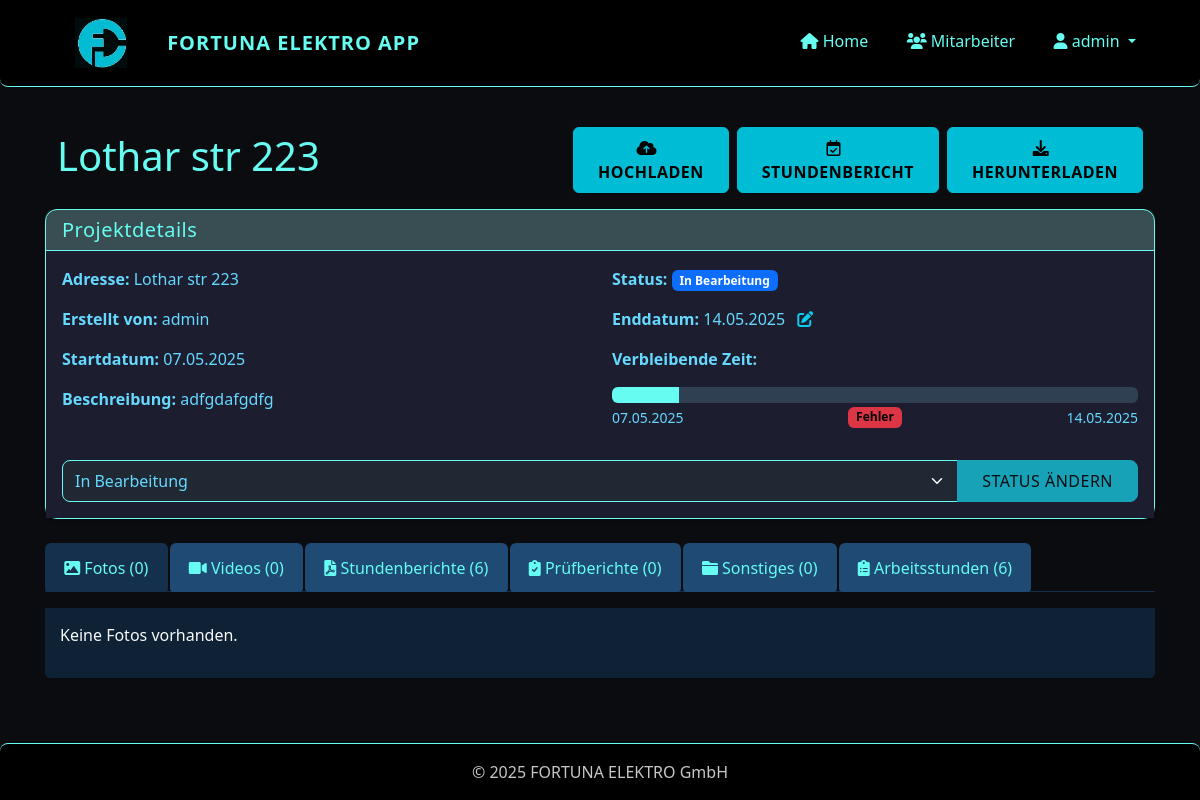
/project/1 (signed in), run on an earlier commit of the app's database.
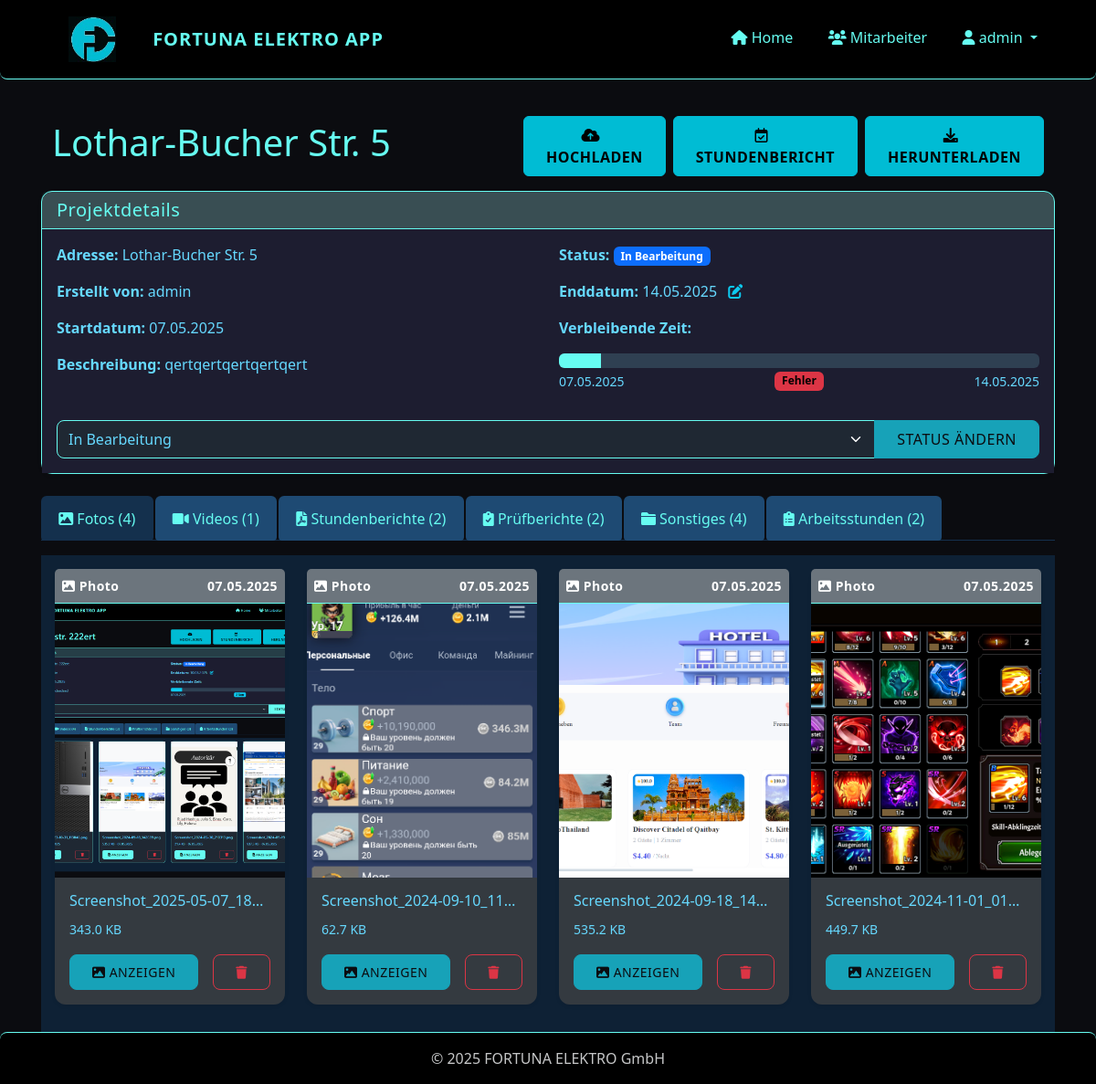
And on a later commit of the database.
### app/models/user.py (models this page shows, shortened)
class User(UserMixin, db.Model):
    id = db.Column(db.Integer, primary_key=True)
    username = db.Column(db.String(64), unique=True, nullable=False)
    password_hash = db.Column(db.String(128), nullable=False)
    role = db.Column(db.String(20), nullable=False, default='installateur')  # 'admin' oder 'installateur'
    is_active = db.Column(db.Boolean, default=True)
    created_at = db.Column(db.DateTime, default=datetime.utcnow)
    projects = db.relationship('Project', backref='creator', lazy='dynamic')
    files = db.relationship('File', backref='uploader', lazy='dynamic')
    timesheets = db.relationship('Timesheet', backref='employee', lazy='dynamic')
    def is_admin(self):
        return self.role == 'admin'

### app/models/project.py (models this page shows, shortened)
class Project(db.Model):
    id = db.Column(db.Integer, primary_key=True)
    name = db.Column(db.String(128), nullable=False)  # Adresse als Projektname
    description = db.Column(db.Text)
    start_date = db.Column(db.DateTime, default=datetime.utcnow)
    end_date = db.Column(db.DateTime)
    status = db.Column(db.String(20), default='in_bearbeitung')  # 'in_bearbeitung', 'abgeschlossen', 'archiviert'
    creator_id = db.Column(db.Integer, db.ForeignKey('user.id'))
    files = db.relationship('File', backref='project', lazy='dynamic', cascade='all, delete-orphan')
    timesheets = db.relationship('Timesheet', backref='project', lazy='dynamic', cascade='all, delete-orphan')
    def get_remaining_hours(self):
        if not self.end_date:
            return None
        now = datetime.now()
        time_diff = self.end_date - now
        if time_diff.total_seconds() <= 0:
            return 0
        total_hours = time_diff.total_seconds() / 3600
        return round(total_hours, 1)  # Auf eine Dezimalstelle runden
    def get_progress_percentage(self):
        if not self.end_date:
            return 0
        now = datetime.now()
        total_duration = (self.end_date - self.start_date).total_seconds()
        elapsed_time = (now - self.start_date).total_seconds()
        if elapsed_time >= total_duration:
            return 100
        progress = (elapsed_time / total_duration) * 100
        return round(progress, 1)  # Auf eine Dezimalstelle runden

### app/models/file.py (models this page shows, shortened)
class File(db.Model):
    id = db.Column(db.Integer, primary_key=True)
    filename = db.Column(db.String(128), nullable=False)
    original_filename = db.Column(db.String(128), nullable=False)
    file_type = db.Column(db.String(20), nullable=False)  # 'foto', 'video', 'stundenbericht', 'pruefbericht', 'sonstiges'
    file_path = db.Column(db.String(256), nullable=False)
    file_size = db.Column(db.Integer, nullable=False)
    upload_date = db.Column(db.DateTime, default=datetime.utcnow)
    project_id = db.Column(db.Integer, db.ForeignKey('project.id'), nullable=False)
    uploader_id = db.Column(db.Integer, db.ForeignKey('user.id'), nullable=False)

### app/routes/projects.py (the view)
@projects.route('/project/<int:project_id>')
@login_required
def view_project(project_id):
    project = Project.query.get_or_404(project_id)
    status_form = ProjectStatusForm(obj=project)
    photos = project.files.filter_by(file_type='foto').all()
    videos = project.files.filter_by(file_type='video').all()
    timesheets = project.files.filter_by(file_type='stundenbericht').all()
    reports = project.files.filter_by(file_type='pruefbericht').all()
    other_files = project.files.filter_by(file_type='sonstiges').all()
    timesheets_data = project.timesheets.order_by(Timesheet.date.desc()).all()
    status_form = ProjectStatusForm()
    status_form.status.data = project.status
    end_date_form = ProjectEndDateForm()
    if project.end_date:
        end_date_form.end_date.data = project.end_date
    return render_template(
        'projects/view.html',
        title=project.name,
        project=project,
        photos=photos,
        videos=videos,
        timesheets=timesheets,
        reports=reports,
        other_files=other_files,
        timesheets_data=timesheets_data,
        status_form=status_form,
        end_date_form=end_date_form,
        now=datetime.now(),
    )

### app/templates/projects/view.html (shortened to what this page needs)
{% extends "base.html" %}
{% block content %}
<link href="https://cdnjs.cloudflare.com/ajax/libs/font-awesome/6.0.0/css/all.min.css" rel="stylesheet">
<div class="container-fluid py-3">
  <div class="row align-items-center">
    <div class="col-12 col-md-6 mb-3 mb-md-0">
      <h1 style="color: var(--accent)">{{ project.name }}</h1>
    </div>
    <div class="col-12 col-md-6">
      <div class="d-flex flex-column flex-sm-row gap-2 justify-content-start justify-content-md-end">
        <a href="{{ url_for('files.upload_file', project_id=project.id) }}" class="btn btn-status-change">
          <i class="fas fa-cloud-upload-alt me-2"></i>
           HOCHLADEN
        </a>
        <a href="{{ url_for('timesheets.new_timesheet', project_id=project.id) }}" class="btn btn-status-change">
          <i class="far fa-calendar-check me-2"></i>
          STUNDENBERICHT
        </a>
        <a href="{{ url_for('files.download_project', project_id=project.id) }}" class="btn btn-status-change">
          <i class="fas fa-download me-2"></i>
           HERUNTERLADEN
        </a>
      </div>
    </div>
  </div>
</div>
<div class="card mb-4 shadow-sm">
    <div class="card-header">
        <h5 class="mb-0">Projektdetails</h5>
    </div>
    <div class="card-body" style="background-color:  #1d1d30;">
        <div class="row">
            <div class="col-md-6">
                <p><strong>Adresse:</strong> {{ project.name }}</p>
                <p><strong>Erstellt von:</strong> {{ project.creator.username }}</p>
                <p><strong>Startdatum:</strong> {{ project.start_date.strftime('%d.%m.%Y') }}</p>
                <p><strong>Beschreibung:</strong> {{ project.description or 'Keine Beschreibung' }}</p>
            </div>
            <div class="col-md-6">
                <p><strong>Status:</strong>
                    {% if project.status == 'in_bearbeitung' %}
                        <span class="badge bg-primary">In Bearbeitung</span>
                    {% elif project.status == 'archiviert' %}
                        <span class="badge bg-secondary">Archiviert</span>
                    {% endif %}
                </p>
                {% if project.end_date %}
                <p>
                    <strong>Enddatum:</strong> {{ project.end_date.strftime('%d.%m.%Y') }}
                    <a href="#" data-bs-toggle="modal" data-bs-target="#changeEndDateModal_{{ project.id }}" title="Enddatum ändern" class="text-info">
                        <i class="fas fa-edit ms-2"></i>
                    </a>
                </p>
                <div class="countdown-container mt-2 mb-3">
                    <p><strong>Verbleibende Zeit:</strong></p>
                    <div class="progress" style="height: 16px; background-color: #2f4052;">
                        <div class="progress-bar" id="project-progress-bar" role="progressbar"
                            style="background-color: var(--accent); width: {{ project.get_progress_percentage() }}%;"
                            aria-valuenow="{{ project.get_progress_percentage() }}" aria-valuemin="0" aria-valuemax="100"></div>
                    </div>
                    <div class="d-flex justify-content-between mt-1">
                        <small class="text-muted">{{ project.start_date.strftime('%d.%m.%Y') }}</small>
                        <span id="countdown-timer" class="badge"  style="color: #000 !important; font-weight: bold;">
                        </span>
                        <small class="text-muted">{{ project.end_date.strftime('%d.%m.%Y') }}</small>
                    </div>
                </div>
                {% endif %}
            </div>
        </div>
        <div class="mt-3">
            <form method="POST" action="{{ url_for('projects.update_status', project_id=project.id) }}">
                <div class="input-group">
                    {{ status_form.status(class="form-select") }}
                    <button type="submit" class="btn btn-primary">Status ändern</button>
                </div>
            </form>
        </div>
    </div>
</div>
<ul class="nav nav-tabs mb-3" id="projectTabs" role="tablist">
    <li class="nav-item" role="presentation">
        <button class="nav-link active" id="photos-tab" data-bs-toggle="tab" data-bs-target="#photos" type="button" role="tab">
            <i class="fas fa-image"></i> Fotos ({{ photos|length }})
        </button>
    </li>
    <li class="nav-item" role="presentation">
        <button class="nav-link" id="videos-tab" data-bs-toggle="tab" data-bs-target="#videos" type="button" role="tab">
            <i class="fas fa-video"></i> Videos ({{ videos|length }})
        </button>
    </li>
    <li class="nav-item" role="presentation">
        <button class="nav-link" id="timesheets-tab" data-bs-toggle="tab" data-bs-target="#timesheets" type="button" role="tab">
            <i class="fas fa-file-pdf"></i> Stundenberichte ({{ timesheets|length }})
        </button>
    </li>
    <li class="nav-item" role="presentation">
        <button class="nav-link" id="reports-tab" data-bs-toggle="tab" data-bs-target="#reports" type="button" role="tab">
            <i class="fas fa-clipboard-check"></i> Prüfberichte ({{ reports|length }})
        </button>
    </li>
    <li class="nav-item" role="presentation">
        <button class="nav-link" id="other-tab" data-bs-toggle="tab" data-bs-target="#other" type="button" role="tab">
            <i class="fas fa-folder"></i> Sonstiges ({{ other_files|length }})
        </button>
    </li>
    <li class="nav-item" role="presentation">
        <button class="nav-link" id="timesheet-data-tab" data-bs-toggle="tab" data-bs-target="#timesheet-data" type="button" role="tab">
            <i class="fas fa-clipboard-list"></i> Arbeitsstunden ({{ timesheets|length }})
        </button>
    </li>
</ul>
<div class="tab-content" id="projectTabsContent">
{% macro file_card(file, file_type) %}
    <div class="col-md-4 col-lg-3 mb-4">
        <div class="card h-100 border-0 shadow-sm">
            <div class="card-header bg-secondary text-white p-2 d-flex justify-content-between align-items-center">
                <small class="text-truncate">
                    <i class="{% if file_type == 'photo' %}fas fa-image
                              {% elif file_type == 'video' %}fas fa-video
                              {% elif file_type == 'timesheet' %}fas fa-clock
                              {% elif file_type == 'report' %}fas fa-clipboard-check
                              {% else %}fas fa-file{% endif %}"></i>
                    {{ file_type|capitalize }}
                </small>
                <small>{{ file.upload_date.strftime('%d.%m.%Y') }}</small>
            </div>
            <div class="card-img-container" style="height: 300px; overflow: hidden; background-color: #2c3e50; position: relative;">
                <a href="{{ url_for('files.view_file', filename=file.file_path) }}" target="_blank" style="width: 100%; height: 100%;">
                    {% if file_type == 'photo' or file.original_filename.endswith(('.jpg', '.jpeg', '.png', '.gif', '.webp')) %}
                        <div class="h-100 w-100 overflow-hidden">
                            <img src="{{ url_for('files.view_file', filename=file.file_path) }}" alt="{{ file.original_filename }}"
                                class="w-100 h-100" style="object-fit: cover;">
                        </div>
                    {% endif %}
                </a>
            </div>
            <div class="card-body d-flex flex-column">
                <h6 class="card-title text-truncate mb-2">{{ file.original_filename }}</h6>
                <p class="card-text mb-3">
                    <small class="text-muted">
                        {% if file.file_size > 1024 * 1024 %}
                            {{ (file.file_size / 1024 / 1024)|round(2) }} MB
                        {% else %}
                            {{ (file.file_size / 1024)|round(1) }} KB
                        {% endif %}
                    </small>
                </p>
                <div class="mt-auto d-flex justify-content-between">
                    <a href="{{ url_for('files.view_file', filename=file.file_path) }}" class="btn btn-sm btn-primary" target="_blank">
                        {% if file_type == 'photo' %}
                            <i class="fas fa-image"></i> Anzeigen
                        {% elif file_type == 'video' %}
                            <i class="fas fa-play"></i> Abspielen
                        {% elif file_type == 'timesheet' %}
                            <i class="fas fa-clock"></i> Anzeigen
                        {% elif file_type == 'report' %}
                            <i class="fas fa-clipboard-check"></i> Anzeigen
                        {% else %}
                            <i class="fas fa-file"></i> Anzeigen
                        {% endif %}
                    </a>
                    <a href="{{ url_for('files.delete_file', file_id=file.id) }}" class="btn btn-sm btn-outline-danger" onclick="return confirm('Wirklich löschen?')">
                        <i class="fas fa-trash"></i>
                    </a>
                </div>
            </div>
        </div>
    </div>
{% endmacro %}
<div class="tab-pane fade show active" id="photos" role="tabpanel">
    <div class="row">
        {% if photos %}
            {% for file in photos %}
                {{ file_card(file, 'photo') }}
            {% endfor %}
        {% else %}
            <div class="col-12">
                <p class="text-light">Keine Fotos vorhanden.</p>
            </div>
        {% endif %}
    </div>
</div>
</div>
{% endblock %}

### app/templates/base.html (shortened to what this page needs)
<!DOCTYPE html>
<html lang="de">
<head>
    <link href="https://cdn.jsdelivr.net/npm/bootstrap@5.3.0/dist/css/bootstrap.min.css" rel="stylesheet">
    <link rel="stylesheet" href="https://cdn.jsdelivr.net/npm/bootstrap-icons@1.11.1/font/bootstrap-icons.css">
    <link rel="stylesheet" href="https://cdnjs.cloudflare.com/ajax/libs/font-awesome/6.0.0/css/all.min.css">
    <link rel="stylesheet" href="{{ url_for('static', filename='css/style.css') }}">
</head>
<body>
<nav class="navbar navbar-expand-lg navbar-dark mb-4">
    <div class="container position-relative">
        <a class="navbar-brand d-flex align-items-center" href="{{ url_for('dashboard.index') }}">
            <img src="{{ url_for('static', filename='img/logo.jpg') }}" alt="Fortuna Elektro Logo"
                 style="height: 50px; width: auto; max-height: 90%; margin-right: 40px; margin-left: 30px;">
            <span style="color: var(--accent)">FORTUNA ELEKTRO APP</span>
        </a>
        <div class="collapse navbar-collapse" id="navbarNav">
            <ul class="navbar-nav ms-auto">
                {% if current_user.is_authenticated %}
                    <li class="nav-item">
                        <a class="nav-link" href="{{ url_for('dashboard.index') }}">
                            <i class="fas fa-home"></i> Home
                        </a>
                    </li>
                    {% if current_user.is_admin() %}
                        <li class="nav-item">
                            <a class="nav-link" href="{{ url_for('admin.list_users') }}">
                                <i class="fas fa-users"></i> Mitarbeiter
                            </a>
                        </li>
                    {% endif %}
                    <li class="nav-item dropdown">
                        <a class="nav-link dropdown-toggle" href="#" role="button" data-bs-toggle="dropdown">
                            <i class="fas fa-user"></i> {{ current_user.username }}
                        </a>
                    </li>
                {% else %}
                    <li class="nav-item">
                        <a class="nav-link" href="{{ url_for('auth.login') }}">
                            <i class="fas fa-sign-in-alt"></i> Anmelden
                        </a>
                    </li>
                {% endif %}
            </ul>
        </div>
    </div>
</nav>
    <div class="container mb-5">
        {% block content %}{% endblock %}
    </div>
    <footer class="footer mt-auto py-3">
        <div class="container text-center">
            <span class="text-muted">&copy; 2025 FORTUNA ELEKTRO GmbH</span>
        </div>
    </footer>
</body>
</html>

What changed in the data, as far as the page shows it:
changed Project "In Bearbeitung": name "Lothar str 223" → "Lothar-Bucher Str. 5"; description "adfgdafgdfg" → "qertqertqertqertqert"
now on this page (row edited): File: file_type "Photo", upload_date "07.05.2025", file_path+original_filename (picture), original_filename "Screenshot_2025-05-07_18…", (file.file_size/1024)|round(1) "343.0"
now on this page (row edited): File: file_type "Photo", upload_date "07.05.2025", file_path+original_filename (picture), original_filename "Screenshot_2024-09-10_11…", (file.file_size/1024)|round(1) "62.7"
added File: file_type "Photo", upload_date "07.05.2025", file_path+original_filename (picture), original_filename "Screenshot_2024-09-18_14…", (file.file_size/1024)|round(1) "535.2"
added File: file_type "Photo", upload_date "07.05.2025", file_path+original_filename (picture), original_filename "Screenshot_2024-11-01_01…", (file.file_size/1024)|round(1) "449.7"
Also different on the page:
{{ project.get_progress_percentage() }}: 12.7 → 8.7 (drawn)
{{ photos|length }}: "0" → "4"
{{ videos|length }}: "0" → "1"
{{ timesheets|length }}: "6" → "2"
{{ reports|length }}: "0" → "2"
{{ other_files|length }}: "0" → "4"
text no longer shown: "Keine Fotos vorhanden."
